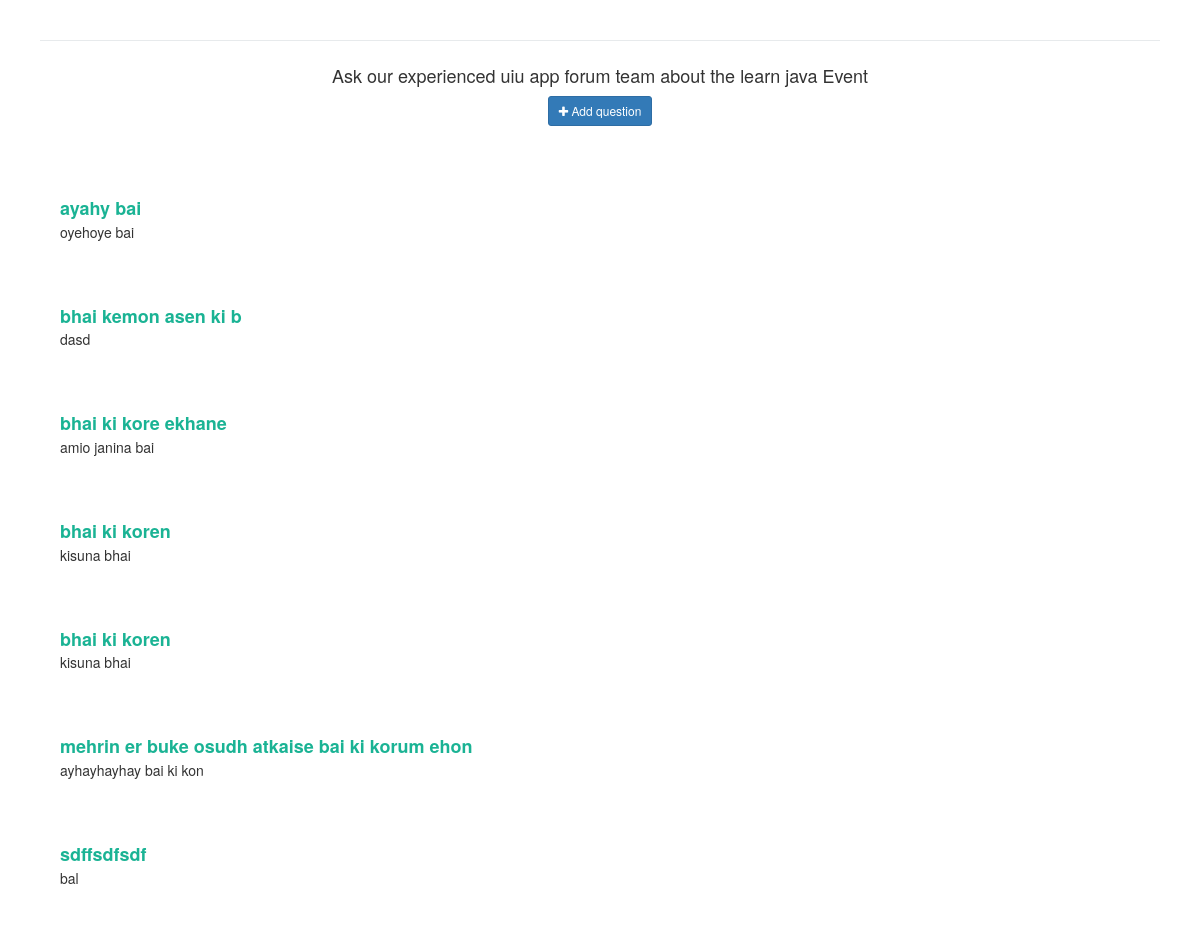
/Faqs.php?eid=1, run on an earlier commit of the app's database.
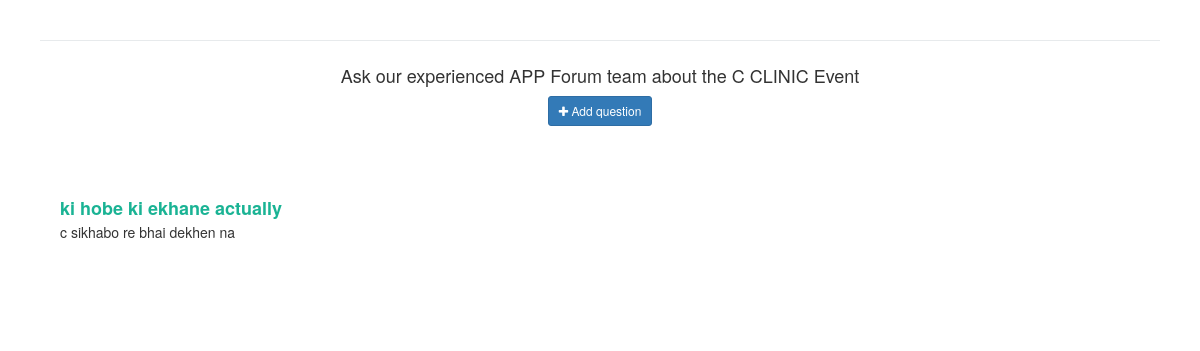
And on a later commit of the database.
### tables this page shows
CREATE TABLE `events` (
  `EventID` int(11) NOT NULL,
  `EventName` varchar(100) NOT NULL,
  `EventDescription` varchar(500) NOT NULL,
  `EventGuest` varchar(500) NOT NULL,
  `EventBudget` varchar(50) NOT NULL,
  `EventFileBanner` varchar(100) DEFAULT NULL,
  `EventFileBadge` varchar(100) DEFAULT NULL,
  `ShortDescription` varchar(100) DEFAULT NULL,
  `OrganizerID` int(11) DEFAULT NULL
);

CREATE TABLE `organizer` (
  `OrganizerID` int(11) NOT NULL,
  `OrganizerName` varchar(100) NOT NULL,
  `OrganizerEmail` varchar(50) NOT NULL,
  `OrganizerContactNumber` varchar(20) NOT NULL,
  `OrganizerFileLogo` varchar(100) DEFAULT NULL,
  `OrganizerDescription` varchar(500) NOT NULL,
  `OrganizerPass` varchar(100) DEFAULT NULL
);

CREATE TABLE `qa` (
  `EventID` int(11) NOT NULL,
  `qus` varchar(100) NOT NULL,
  `ans` varchar(100) DEFAULT NULL,
  `StudentID` int(11) NOT NULL,
  `StudentEmail` varchar(100) DEFAULT NULL
);

### Faqs.php (the view, shortened to what this page needs)
<?php
    $servername = 'localhost';
    $username = 'root';
    $password = '';
    $database = 'eventadministration';
    $conn = mysqli_connect($servername,$username,$password,$database);
   $eid = $_GET['eid'];
 ?>
<!DOCTYPE html>
<html lang="en">
  <head>
    <link
      href="https://netdna.bootstrapcdn.com/bootstrap/3.3.6/css/bootstrap.min.css"
      rel="stylesheet"
    />
  </head>
  <body>
    <link
      href="https://maxcdn.bootstrapcdn.com/font-awesome/4.3.0/css/font-awesome.min.css"
      rel="stylesheet"
    />
    <div class="container">
      <div class="row">
        <div class="col-md-12">
          <div class="wrapper wrapper-content animated fadeInRight">
            <div class="ibox-content m-b-sm border-bottom">
              <div class="text-center p-lg">
                <h4>
                <?php
$query = "SELECT *
FROM events JOIN organizer on events.OrganizerID=organizer.OrganizerID
where EventID=$eid";
$result2 = mysqli_query($conn,$query);
  if(mysqli_num_rows($result2) > 0)
  {
  while($row = mysqli_fetch_assoc($result2)){
   echo '<p>Ask our experienced '. $row["OrganizerName"] .' team about the '. $row["EventName"] .' Event </p>';
  }
}
?>
                <button
                  title="Ask your question"
                  class="btn btn-primary btn-sm"
                  data-toggle="modal"
                  data-target="#exampleModal"
                >
                  <i class="fa fa-plus"></i>
                  <span class="bold">Add question</span>
                </button>
              </div>
            </div>
<br>
 <?php
   $sql = "SELECT * FROM `qa` where EventID = '$eid' and ans is not null and ans != ' '";
   $result = mysqli_query($conn,$sql);
   if(mysqli_num_rows($result) > 0)
   {
   while($row = mysqli_fetch_assoc($result)){
        echo "<div class='faq-item'>
        <div class='row'>
          <div class='col-md-7'>
            <a data-toggle='collapse'  class='faq-question'
              >". $row['qus'] ."</a
            >
            <medium
              >". $row['ans'] ."</medium>
          </div>
        </div>
      </div>
      <br>";
   }
}
 ?>
          </div>
        </div>
      </div>
    </div>
  </body>
</html>

What changed in the data, as far as the page shows it:
removed qa: qus "ayahy bai", ans "oyehoye bai"
removed qa: qus "bhai kemon asen ki b", ans "dasd"
removed qa: qus "bhai ki kore ekhane", ans "amio janina bai"
removed qa: qus "bhai ki koren", ans "kisuna bhai"
removed qa: qus "bhai ki koren", ans "kisuna bhai"
removed qa: qus "mehrin er buke osudh atkaise bai ki korum ehon", ans "ayhayhayhay bai ki kon"
removed qa: qus "sdffsdfsdf", ans "bal"
changed events: OrganizerID.OrganizerName "uiu app forum" → "APP Forum"; EventName "learn java" → "C CLINIC"
added qa: qus "ki hobe ki ekhane actually", ans "c sikhabo re bhai dekhen na"
